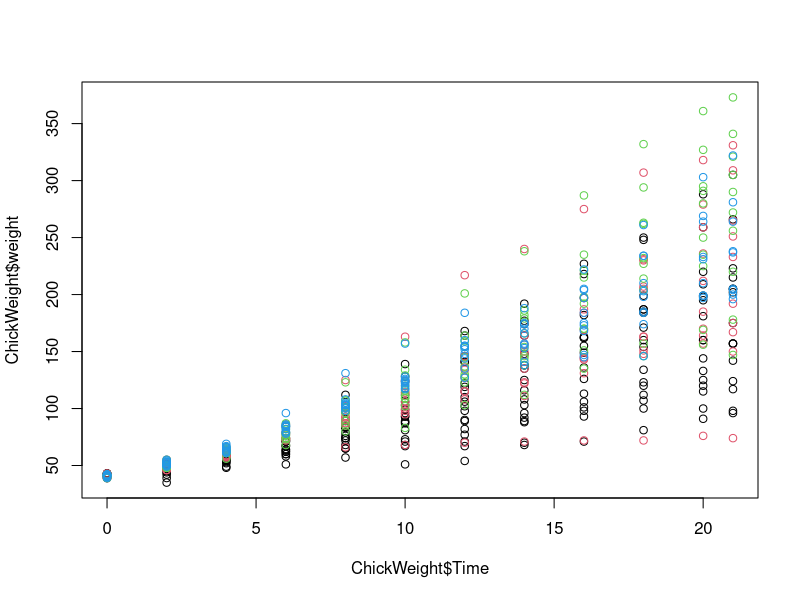
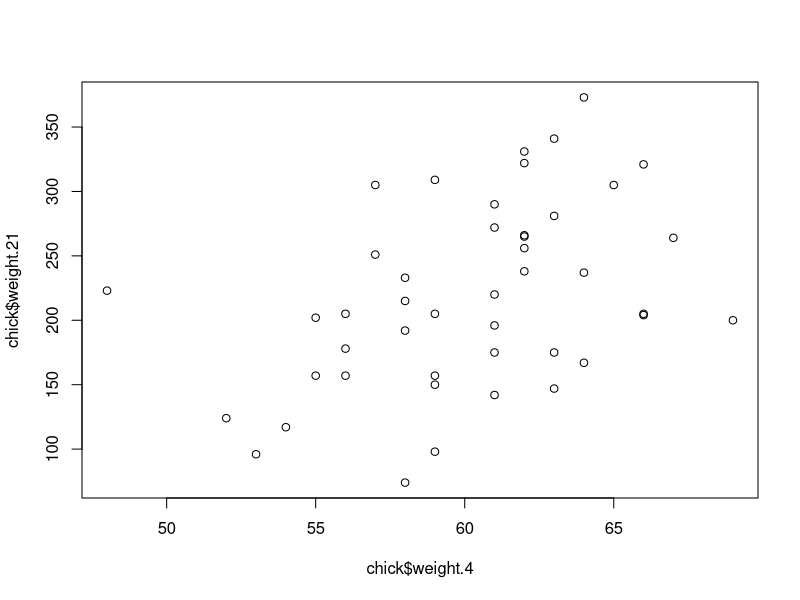

The R script that drew these images, in order:
data(ChickWeight)

head(ChickWeight)
plot( ChickWeight$Time, ChickWeight$weight, col=ChickWeight$Diet)

chick = reshape(ChickWeight, idvar=c("Chick","Diet"), timevar="Time",
                direction="wide")

head(chick)

chick = na.omit(chick)
chick

outlier <- c(chick$weight.4, 3000)
mean(outlier)/ mean(chick$weight.4)
median(outlier)/ median(chick$weight.4)

sd(outlier)/ sd(chick$weight.4)
mad(outlier)/ mad(chick$weight.4)

plot(chick$weight.4, chick$weight.21)

cor <- cor(chick$weight.4, chick$weight.21)
corAO <- cor(c(chick$weight.4, 3000), c(chick$weight.21, 3000))
corAO/cor

cor(chick$weight.4, chick$weight.21,method="spearman")
